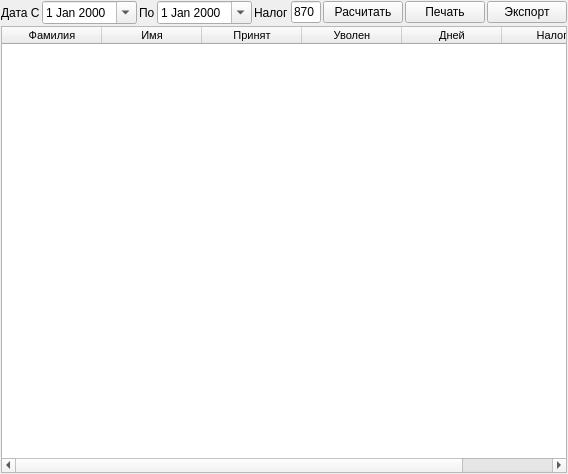
<?xml version="1.0" encoding="UTF-8"?>
<ui version="4.0">
 <class>MainWindow</class>
 <widget class="QMainWindow" name="MainWindow">
  <property name="geometry">
   <rect>
    <x>0</x>
    <y>0</y>
    <width>541</width>
    <height>474</height>
   </rect>
  </property>
  <property name="windowTitle">
   <string>Отчет налога</string>
  </property>
  <widget class="QWidget" name="centralwidget">
   <layout class="QGridLayout" name="gridLayout">
    <property name="leftMargin">
     <number>1</number>
    </property>
    <property name="topMargin">
     <number>1</number>
    </property>
    <property name="rightMargin">
     <number>1</number>
    </property>
    <property name="bottomMargin">
     <number>1</number>
    </property>
    <property name="spacing">
     <number>2</number>
    </property>
    <item row="0" column="0">
     <layout class="QGridLayout" name="gridLayout_6">
      <property name="spacing">
       <number>2</number>
      </property>
      <item row="0" column="8">
       <widget class="QPushButton" name="pushButton_10">
        <property name="text">
         <string>Печать</string>
        </property>
       </widget>
      </item>
      <item row="0" column="0">
       <widget class="QLabel" name="label_5">
        <property name="text">
         <string>Дата С</string>
        </property>
       </widget>
      </item>
      <item row="0" column="2">
       <widget class="QLabel" name="label_6">
        <property name="text">
         <string>По</string>
        </property>
       </widget>
      </item>
      <item row="0" column="1">
       <widget class="QDateEdit" name="de_date_from">
        <property name="calendarPopup">
         <bool>true</bool>
        </property>
       </widget>
      </item>
      <item row="0" column="3">
       <widget class="QDateEdit" name="de_date_to">
        <property name="calendarPopup">
         <bool>true</bool>
        </property>
       </widget>
      </item>
      <item row="0" column="7">
       <widget class="QPushButton" name="pushButton_9">
        <property name="text">
         <string>Расчитать</string>
        </property>
       </widget>
      </item>
      <item row="0" column="9">
       <widget class="QPushButton" name="pushButton">
        <property name="text">
         <string>Экспорт</string>
        </property>
       </widget>
      </item>
      <item row="0" column="4">
       <widget class="QLabel" name="label">
        <property name="text">
         <string>Налог</string>
        </property>
       </widget>
      </item>
      <item row="0" column="5">
       <widget class="QLineEdit" name="le_nalog">
        <property name="minimumSize">
         <size>
          <width>30</width>
          <height>0</height>
         </size>
        </property>
        <property name="maximumSize">
         <size>
          <width>30</width>
          <height>16777215</height>
         </size>
        </property>
        <property name="text">
         <string>870</string>
        </property>
       </widget>
      </item>
      <item row="0" column="6">
       <spacer name="horizontalSpacer">
        <property name="orientation">
         <enum>Qt::Horizontal</enum>
        </property>
        <property name="sizeHint" stdset="0">
         <size>
          <width>40</width>
          <height>20</height>
         </size>
        </property>
       </spacer>
      </item>
     </layout>
    </item>
    <item row="1" column="0">
     <widget class="QTableWidget" name="tableWidget">
      <property name="font">
       <font>
        <family>Tahoma</family>
        <pointsize>8</pointsize>
       </font>
      </property>
      <property name="editTriggers">
       <set>QAbstractItemView::NoEditTriggers</set>
      </property>
      <property name="alternatingRowColors">
       <bool>true</bool>
      </property>
      <property name="selectionBehavior">
       <enum>QAbstractItemView::SelectRows</enum>
      </property>
      <attribute name="verticalHeaderVisible">
       <bool>true</bool>
      </attribute>
      <attribute name="verticalHeaderDefaultSectionSize">
       <number>20</number>
      </attribute>
      <attribute name="verticalHeaderMinimumSectionSize">
       <number>18</number>
      </attribute>
      <column>
       <property name="text">
        <string>Фамилия</string>
       </property>
      </column>
      <column>
       <property name="text">
        <string>Имя</string>
       </property>
      </column>
      <column>
       <property name="text">
        <string>Принят</string>
       </property>
      </column>
      <column>
       <property name="text">
        <string>Уволен</string>
       </property>
      </column>
      <column>
       <property name="text">
        <string>Дней</string>
       </property>
      </column>
      <column>
       <property name="text">
        <string>Налог</string>
       </property>
      </column>
     </widget>
    </item>
   </layout>
  </widget>
 </widget>
 <resources/>
 <connections>
  <connection>
   <sender>pushButton_9</sender>
   <signal>clicked()</signal>
   <receiver>MainWindow</receiver>
   <slot>ui_calc()</slot>
   <hints>
    <hint type="sourcelabel">
     <x>367</x>
     <y>4</y>
    </hint>
    <hint type="destinationlabel">
     <x>448</x>
     <y>0</y>
    </hint>
   </hints>
  </connection>
  <connection>
   <sender>pushButton_10</sender>
   <signal>clicked()</signal>
   <receiver>MainWindow</receiver>
   <slot>ui_print()</slot>
   <hints>
    <hint type="sourcelabel">
     <x>417</x>
     <y>13</y>
    </hint>
    <hint type="destinationlabel">
     <x>404</x>
     <y>-90</y>
    </hint>
   </hints>
  </connection>
  <connection>
   <sender>pushButton</sender>
   <signal>clicked()</signal>
   <receiver>MainWindow</receiver>
   <slot>ui_export()</slot>
   <hints>
    <hint type="sourcelabel">
     <x>522</x>
     <y>15</y>
    </hint>
    <hint type="destinationlabel">
     <x>519</x>
     <y>-49</y>
    </hint>
   </hints>
  </connection>
 </connections>
 <slots>
  <slot>ui_calc()</slot>
  <slot>ui_print()</slot>
  <slot>ui_export()</slot>
 </slots>
</ui>
